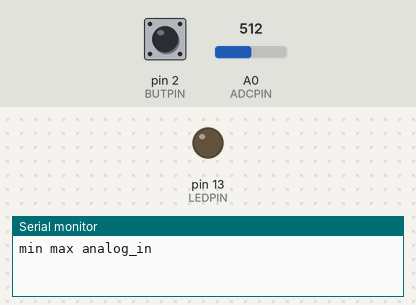
Recording of a sketch running on a simulated Arduino Uno, built with avr-gcc and run on an emulated ATmega328P. Shown: output pins drawn as LEDs (lit = HIGH), the last lines printed to the serial monitor. Dashed ring = blinking. Inputs (shaded band) come from the test bench; at power-on: pin 2 (BUTPIN) HIGH, A0 (ADCPIN) = 512.

Above: at 1.2 s.
1.3 s: pin 2 (BUTPIN) pulled LOW for 0.15 s
At 1.8 s:
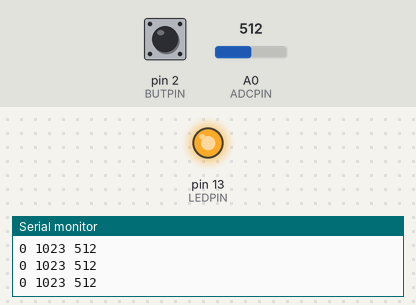
8.9 s: pin 2 (BUTPIN) pulled LOW for 1 s
At 9.9 s:
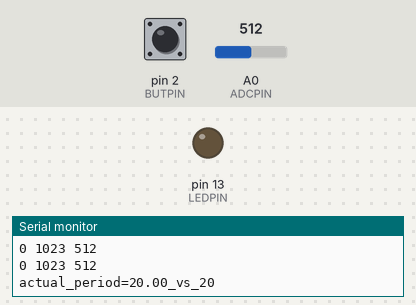
11.4 s: pin 2 (BUTPIN) pulsed LOW 5 times (0.12 s each, 0.3 s apart)
At 11.57 s:
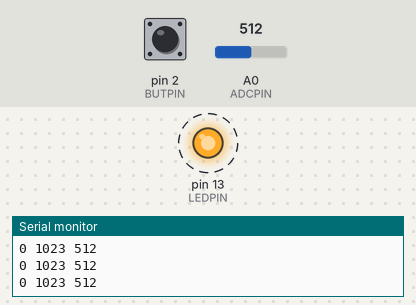
15.9 s: pin 2 (BUTPIN) pulled LOW for 3.2 s
At 16.5 s:
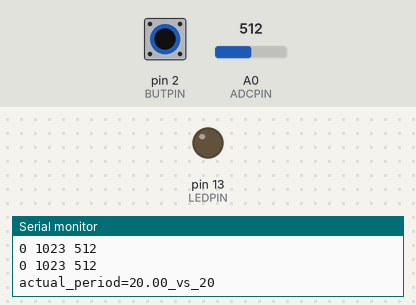
Timing chart, 0 to 18.9 s (numbered marks = the images above; inputs shaded):
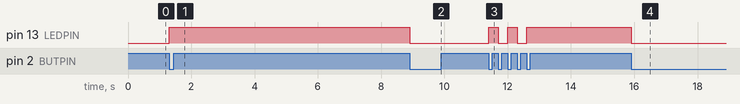

Measured:
- after the input at 1.3 s, pin 13 (LEDPIN): LOW → HIGH at once
- after the input at 8.9 s, pin 13 (LEDPIN): HIGH → LOW at once
- after the input at 11.4 s, pin 13 (LEDPIN): alternates HIGH for 0.30 s and LOW for 0.30 s, 5 changes in all, then stays HIGH, starting at once
- after the input at 15.9 s, pin 13 (LEDPIN): HIGH → LOW at once

The sketch:

precisionloop.ino
```cpp
#define BUTPIN 2
#define LEDPIN 13
#define ADCPIN 0

int period = 20;

void setup() {
pinMode( BUTPIN, INPUT_PULLUP );
pinMode( LEDPIN, OUTPUT );
Serial.begin( 115200 );
Serial.println("min max analog_in");
}

void loop() {
// variables for timing measurement
static long start_time;
static long loop_count;

// precision loop control
static long tloop = 0;
if  ( tloop == 0 )
    tloop = millis();
tloop += period;

  // analog processing
  int pot = analogRead( ADCPIN );

  // toggle button
  static bool plotting = false;
  static bool oldbutton = true;
  bool newbutton = digitalRead( BUTPIN );
  if ( newbutton != oldbutton )  {
      if ( newbutton == false ) {
      //   plotting = ! plotting;
        if ( plotting ) {
              plotting = false;
              long total_time = millis() - start_time;
              float ftotal = (float)total_time;
              float fperiod = ftotal / (float)loop_count;
              //Serial.print("total=");
              //Serial.print( total_time );
              //Serial.print("ms_count=");
              //Serial.println(loop_count);
              Serial.print("actual_period=");
              Serial.print(fperiod);
              Serial.print("_vs_");
              Serial.println(period);
            } else {
             plotting = true;
             start_time = millis();
             loop_count = 0;
         }
      digitalWrite( LEDPIN, plotting );
      }
    oldbutton = newbutton;
    }

// remote control from the PC
if  ( Serial.available() ) {
  if  ( Serial.read() == 'T' )  {
      period = Serial.parseInt();
  }
}

    // plotting process
    if  ( plotting ) {
      Serial.print( "0 1023 " );
      Serial.println( pot );
    }
    loop_count++;

 // precision loop control
 //   delay(period);
 while ( millis()< tloop ) {}
}
```
